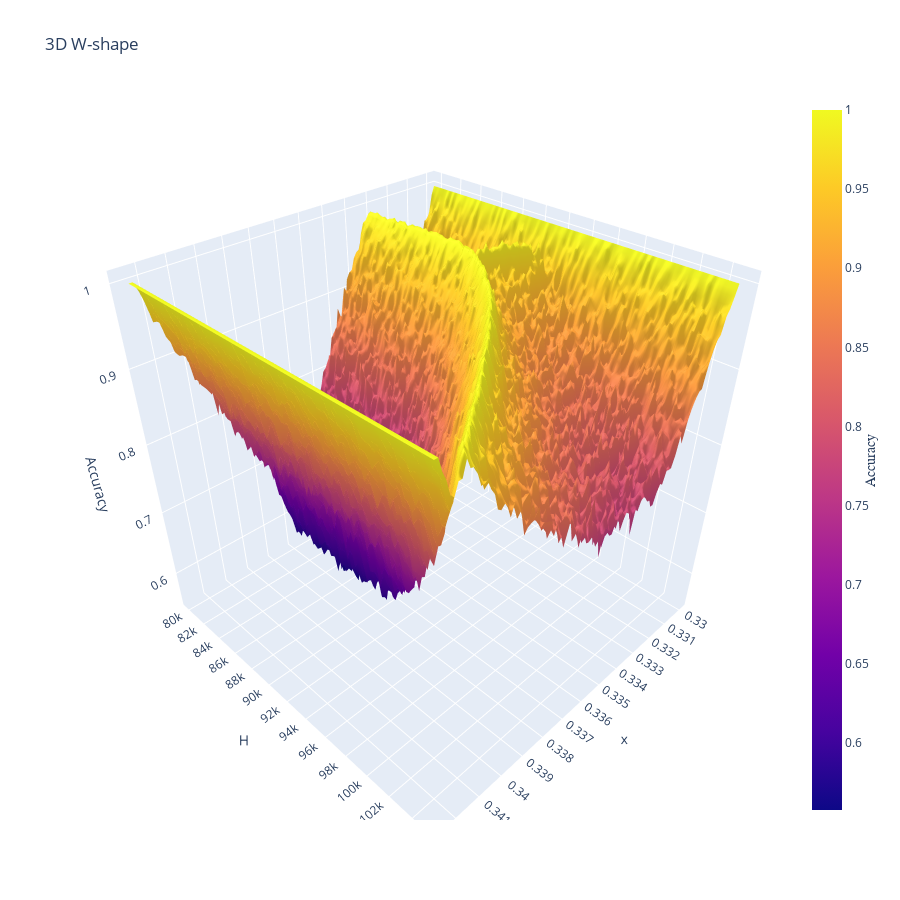

The code cell stored with this chart in its notebook:
### Code cell
fig = go.Figure()

fig.add_trace(
    go.Surface(
        z=Z.T,
        x=X,
        y=H,
        colorbar=dict(
            title='Accuracy', # title here
            titleside='right',
            titlefont=dict(
                size=14,
                family='Arial, sans-serif'
            )
        )
    )
)

# fig.update_traces(
#     contours_z=dict(show=True, 
#                     usecolormap=True,
#                     highlightcolor="limegreen",
#                     project_z=True))

fig.update_layout(
    width=900,
    height=900,
    title='3D W-shape',
    scene=dict(
        xaxis_title="x",
        yaxis_title="H",
        zaxis_title='Accuracy',
        xaxis=dict(
            nticks=20
        ),
        yaxis=dict(
            nticks=20
        )
    )
)

fig.show()
